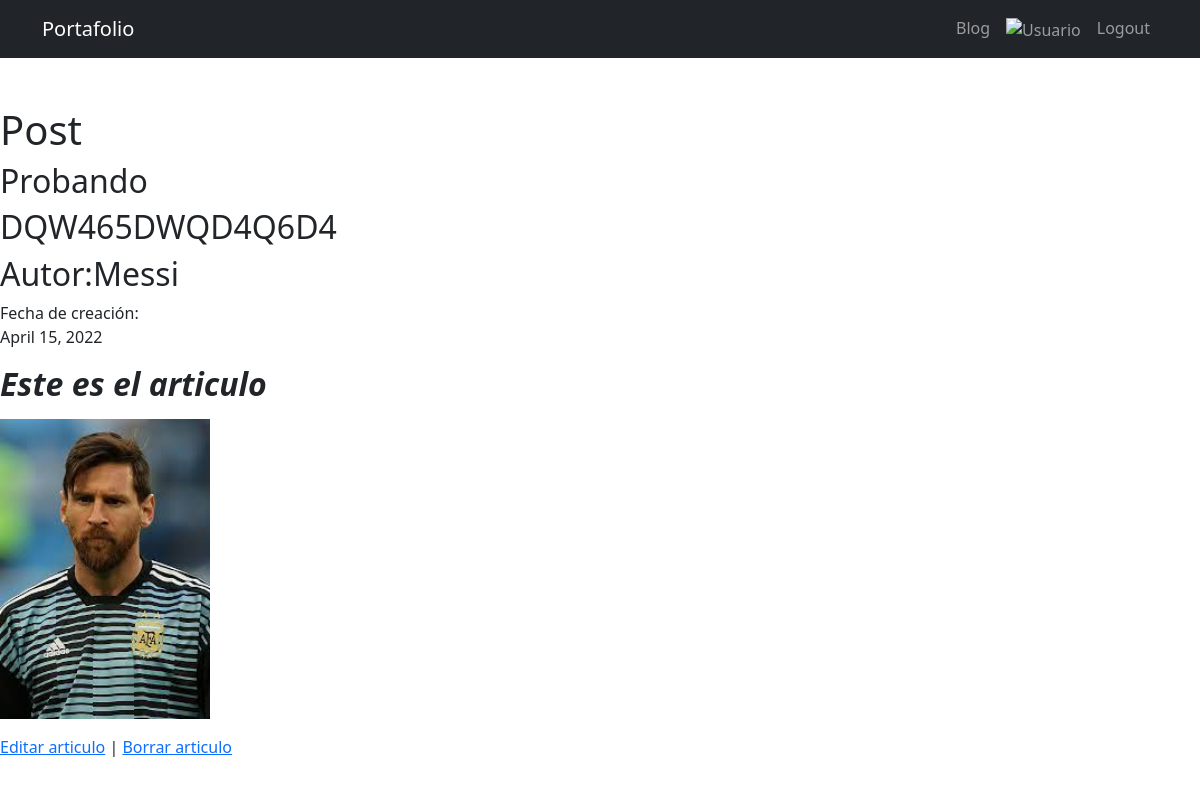
The page /blog/detail/1 (signed in) on the database its author committed.
### blog/models.py (models this page shows, shortened)
class Post(models.Model):
    title = models.CharField(max_length=100)
    subtitle = models.CharField(max_length=200, null=True)
    description = RichTextField(blank=True,null=True)
    author = models.CharField(max_length=100, default=True)
    date = models.DateField(default=datetime.date.today)
    imagen = models.ImageField(upload_to='blog/images', blank=True,null=True)

### blog/views.py (the view)
# urls.py: path('detail/<int:id>',views.blog_detalle, name="blog_detalle"),
def blog_detalle(request, id):
    post = Post.objects.get(id=id)
    return render(request, 'blog_detalle.html',{'post': post})

### blog/templates/blog_detalle.html (shortened to what this page needs)
{% extends 'layout.html' %}
{% block content %}
    <h1>Post</h1>
    <h2>{{post.title}}</h2>
    <h2>{{post.subtitle}}</h2>
    <h2> Autor:{{post.author}}</h2>
    Fecha de creación:<p>{{post.date}}</pS>
    <p>{{post.description | safe}}</p>
    {% if post.imagen %}
    <p><img src="{{post.imagen.url}}" alt="Imagen" height="300"></p>
    {% endif %}
    <p><a href="{% url 'blog:update' post.id%}">Editar articulo</a> | <a href="{% url 'blog:delete' post.id%}">Borrar articulo</a></p>
{% endblock %}

### rows shown on the page
Post: title "Probando", subtitle "DQW465DWQD4Q6D4", author "Messi", date "April 15, 2022", description "Este es el articulo", imagen (picture)
